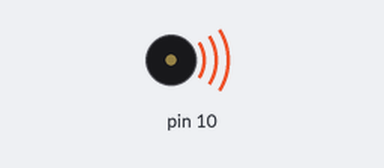
Recording of a sketch running on a simulated Arduino Uno, built with avr-gcc and run on an emulated ATmega328P. Shown: buzzer (waves = sounding).

Above: at 0.1 s.
At 2.1 s:
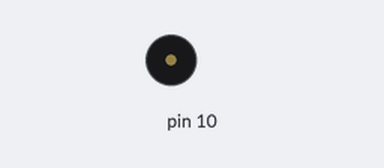
Timing chart, 0 to 3.6 s (numbered marks = the images above):
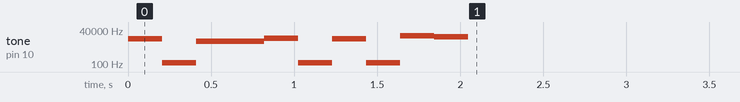

The sketch:

ex1-7.ino
```cpp
long time;
bool toggle1 = 0;
volatile uint32_t tCount = 0;
uint16_t durations[10] = {200, 200, 200, 200, 200, 200, 200, 200, 200, 200};
uint16_t notes[10] = {400, 494, 523, 587, 659, 700, 784, 880, 988, 1047};
volatile uint8_t melodyIdx;

// ex.1)
void setPin13(bool param) {
  if (param) {
    PORTB |= (1 << 5);
  } else {
    PORTB &= ~(1 << 5);
  }
}

void Blink() {
  time = millis();
  if ((time % 2000) < 1000) {
    setPin13(1);
  } else {
    setPin13(0);
  }
}

// Ex.2) Ex.4)
void setTimer1Freq(int freq) {
  pinMode(10, OUTPUT);
  // __________Ex.3: Configuration of Timer 1_______________
  /*
    set pins as outputs
    pinMode(10, OUTPUT);

    cli();//stop interrupts

    //set timer1 interrupt at 1Hz
    TCCR1A = 0;// set entire TCCR1A register to 0
    TCCR1B = 0;// same for TCCR1B
    TCNT1  = 0;//initialize counter value to 0
    // set compare match register for 1hz increments
    OCR1A = 14;// = (16*10^6) / (1046*1024) - 1 (must be <65536)
    // turn on CTC mode
    TCCR1B |= (1 << WGM12);
    // Set CS12 and CS10 bits for 1024 prescaler
    TCCR1B |= (1 << CS12) | (1 << CS10);
    // enable timer compare interrupt
    TIMSK1 |= (1 << OCIE1A);

    sei();//allow interrupts

    ________________________________________________________________
  */
  cli(); // stop interrupts
  // Set timer1 in CTC mode with TOP = OCR1A
  TCCR1A = 0;              // Clear TCCR1A register
  TCCR1B = (1 << WGM12);   // Set WGM12 bit for CTC mode
  TCCR1B |= (1 << CS10);   // Set prescaler to 1 (no prescaling)
  uint16_t ocr = (F_CPU / (freq * 1024)) - 1;

  if ((ocr > ((uint16_t) pow(2, 16))) || (freq > 3000)) {
    PORTB &= ~(1 << 2); // disable pin10 out.
    TCCR1A = 0; // Clear TCCR1A register
    TCCR1B = 0; // Clear TCCR1B register
  }

  OCR1A = ocr;            // Set OCR1A value for desired frequency (1046 Hz)
  // result = 16*10^6) / (1046*1024) - 1.

  // Toggle pin 10 on compare match
  TCCR1A |= (1 << COM1B0);
  sei(); // allow interrupts


}

// ex.5)
void setTimer2(bool activate) {
  cli();

  TCCR2A = 0;
  TCCR2B = (1 << CS22);
  TCNT2 = 0;

  if (activate) {
    TIMSK2 = (1 << TOIE2);
  } else {
    TIMSK2 = 0;
  }

  sei();
}

// ISR for Timer2.
ISR(TIMER2_OVF_vect) {
  tCount++;
  if (tCount >= durations[melodyIdx]) {
    tCount = 0;
    if (++melodyIdx >= 10) {
      setTimer2(false); // deactivate timer2 and timer1.
      setTimer1Freq(3001);
      return;
    }

    setTimer1Freq(notes[melodyIdx]);
  }
}

// ex.6)
void playMelody() {
  melodyIdx = 0;
  setTimer1Freq(notes[melodyIdx]);
  setTimer2(true);
}

void setup() {
  Serial.begin(38400);
  playMelody();
}

void loop() {
  //Serial.println((int)tCount);
}

// part of exercise 1.) which use ISR compare to toggle the pin.
// ISR(TIMER1_COMPA_vect) {
//   if (toggle1) {
//     //digitalWrite(13 , HIGH);
//     PORTB |= (1 << 4);
//     toggle1 = 0;
//   } else {
//     //digitalWrite(13 , LOW);
//     PORTB &= ~(1 << 4);
//     toggle1 = 1;
//   }
// }
```

Measured:
- by itself, tone on pin 10: plays 8197 Hz for 0.20 s, 124 Hz for 0.20 s, 5634 Hz for 0.41 s, 9732 Hz for 0.20 s, 130 Hz for 0.20 s, 8197 Hz for 0.20 s … (9 notes in this stretch)
